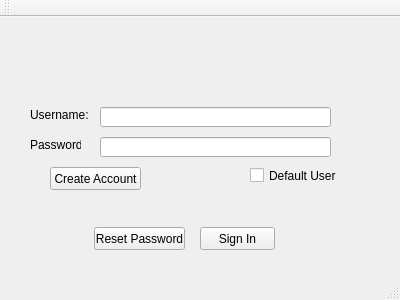
<?xml version="1.0" encoding="UTF-8"?>
<ui version="4.0">
 <class>MainWindow</class>
 <widget class="QMainWindow" name="MainWindow">
  <property name="geometry">
   <rect>
    <x>0</x>
    <y>0</y>
    <width>400</width>
    <height>300</height>
   </rect>
  </property>
  <property name="windowTitle">
   <string>MainWindow</string>
  </property>
  <widget class="QWidget" name="centralWidget">
   <widget class="QLabel" name="usernameLabel">
    <property name="geometry">
     <rect>
      <x>30</x>
      <y>90</y>
      <width>61</width>
      <height>16</height>
     </rect>
    </property>
    <property name="text">
     <string>Username:</string>
    </property>
   </widget>
   <widget class="QLabel" name="passwordLabel">
    <property name="geometry">
     <rect>
      <x>30</x>
      <y>120</y>
      <width>51</width>
      <height>16</height>
     </rect>
    </property>
    <property name="text">
     <string>Password:</string>
    </property>
   </widget>
   <widget class="QPushButton" name="createAccountButton">
    <property name="geometry">
     <rect>
      <x>50</x>
      <y>150</y>
      <width>91</width>
      <height>23</height>
     </rect>
    </property>
    <property name="text">
     <string>Create Account</string>
    </property>
   </widget>
   <widget class="QCheckBox" name="defaultUserCheckbox">
    <property name="geometry">
     <rect>
      <x>250</x>
      <y>150</y>
      <width>91</width>
      <height>17</height>
     </rect>
    </property>
    <property name="text">
     <string>Default User</string>
    </property>
   </widget>
   <widget class="QPushButton" name="resetPasswordButton">
    <property name="geometry">
     <rect>
      <x>94</x>
      <y>210</y>
      <width>91</width>
      <height>23</height>
     </rect>
    </property>
    <property name="text">
     <string>Reset Password</string>
    </property>
   </widget>
   <widget class="QPushButton" name="signInButton">
    <property name="geometry">
     <rect>
      <x>200</x>
      <y>210</y>
      <width>75</width>
      <height>23</height>
     </rect>
    </property>
    <property name="text">
     <string>Sign In</string>
    </property>
   </widget>
   <widget class="QLineEdit" name="usernameLineEdit">
    <property name="geometry">
     <rect>
      <x>100</x>
      <y>90</y>
      <width>231</width>
      <height>20</height>
     </rect>
    </property>
   </widget>
   <widget class="QLineEdit" name="passwordLineEdit">
    <property name="geometry">
     <rect>
      <x>100</x>
      <y>120</y>
      <width>231</width>
      <height>20</height>
     </rect>
    </property>
    <property name="echoMode">
     <enum>QLineEdit::Password</enum>
    </property>
   </widget>
  </widget>
  <widget class="QToolBar" name="mainToolBar">
   <attribute name="toolBarArea">
    <enum>TopToolBarArea</enum>
   </attribute>
   <attribute name="toolBarBreak">
    <bool>false</bool>
   </attribute>
  </widget>
  <widget class="QStatusBar" name="statusBar"/>
 </widget>
 <layoutdefault spacing="6" margin="11"/>
 <resources/>
 <connections/>
</ui>
